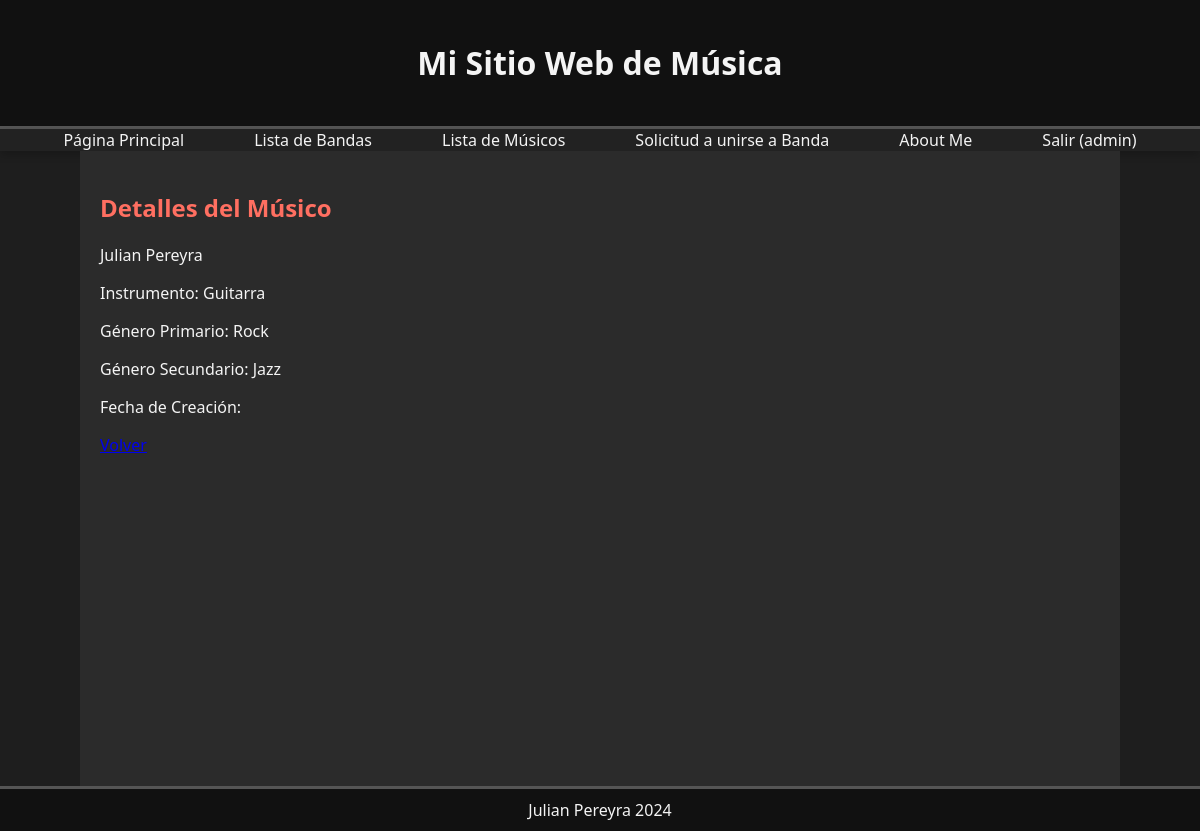
Page /Integrantes/musico/1/ (signed in) on the committed database.
### Integrantes/models.py (models this page shows, shortened)
class Musico(models.Model):
    nombre = models.CharField(max_length=255)
    instrumento = models.CharField(max_length=100)
    genero_primario = models.ForeignKey(GeneroMusical, on_delete=models.SET_NULL, null=True, related_name='musico_genero_primario')
    genero_secundario = models.ForeignKey(GeneroMusical, on_delete=models.SET_NULL, null=True, blank=True, related_name='musico_genero_secundario')

class GeneroMusical(models.Model):
    nombre = models.CharField(max_length=100, unique=True)
    def __str__(self):
        return self.nombre

### Integrantes/views.py (the view)
# urls.py: path('musico/<int:id>/', views.detalles_musico, name='detalles_musico'),
@login_required
def detalles_musico(request, id):
    musico = get_object_or_404(Musico, id=id)
    return render(request, 'integrantes/detalles_musico.html', {'musico': musico})

### Integrantes/templates/Integrantes/detalles_musico.html
{% extends 'base.html' %}
{% block content %}
<div class="container">
    <h2>Detalles del Músico</h2>
    <div class="card">
        <div class="card-header">{{ musico.nombre }}</div>
        <div class="card-body">
            <p>Instrumento: {{ musico.instrumento }}</p>
            <p>Género Primario: {{ musico.genero_primario }}</p>
            <p>Género Secundario: {{ musico.genero_secundario }}</p>
            <p>Fecha de Creación: {{ musico.fecha_creacion }}</p>
        </div>
    </div>
    <a href="{% url 'Integrantes:pagina_principal' %}" class="btn btn-secondary mt-3">Volver</a>
</div>
{% endblock %}

### core/templates/core/base.html (shortened to what this page needs)
<!DOCTYPE html>
<html>
<head>
    <link rel="stylesheet" href="https://cdnjs.cloudflare.com/ajax/libs/font-awesome/5.15.4/css/all.min.css">
</head>
<body>
    <header>
        <h1>Mi Sitio Web de Música</h1>
    </header>
    <nav>
        <ul>
            <li><a href="{% url 'Integrantes:pagina_principal' %}">Página Principal</a></li>
            <li><a href="{% url 'Integrantes:lista_bandas' %}">Lista de Bandas</a></li>
            <li><a href="{% url 'Integrantes:lista_musicos' %}">Lista de Músicos</a></li>
            <li><a href="{% url 'Integrantes:solicitud_unirse_banda' %}">Solicitud a unirse a Banda</a></li>
            <li><a href="{% url 'core:about_me' %}">About Me</a></li>
            {% if user.is_authenticated %}
                <li><a href="{% url 'core:logout' %}">Salir ({{ user.username }})</a></li>
            {% else %}
                <li><a href="{% url 'core:login' %}">Ingresar</a></li>
                <li><a href="{% url 'core:register' %}">Crear Cuenta</a></li>
            {% endif %}
        </ul>
    </nav>
    <main class="container">
        {% block content %}{% endblock %}
    </main>
    <footer>
        Julian Pereyra 2024
    </footer>
</body>
</html>

### core/templates/core/base.html (style rules this page uses)
body { font-family: 'Segoe UI', Tahoma, Geneva, Verdana, sans-serif; margin: 0; padding: 0; background-color: #1e1e1e; color: #f4f4f4; }
header { background-color: #111; color: #f4f4f4; padding: 20px 0; text-align: center; border-bottom: 3px solid #555; }
nav { background-color: #222; overflow: hidden; box-shadow: 0 4px 8px rgba(0, 0, 0, 0.2); }
nav ul { list-style: none; padding: 0; margin: 0; display: flex; justify-content: center; }
nav ul li { margin: 0 15px; }
nav ul li a { text-decoration: none; color: #f4f4f4; padding: 10px 20px; border-radius: 5px; transition: background-color 0.3s ease, color 0.3s ease; }
main { padding: 20px; background-color: #2b2b2b; min-height: 80vh; }
footer { background-color: #111; color: #f4f4f4; text-align: center; padding: 10px 0; position: fixed; width: 100%; bottom: 0; border-top: 3px solid #555; }
.container { max-width: 1000px; margin: 0 auto; }
h2 { color: #ff6f61; }

### rows in the picture
Musico: nombre "Julian Pereyra", instrumento "Guitarra", genero_primario "Rock", genero_secundario "Jazz"

### other values in the picture
{{ user.username }} "admin"
